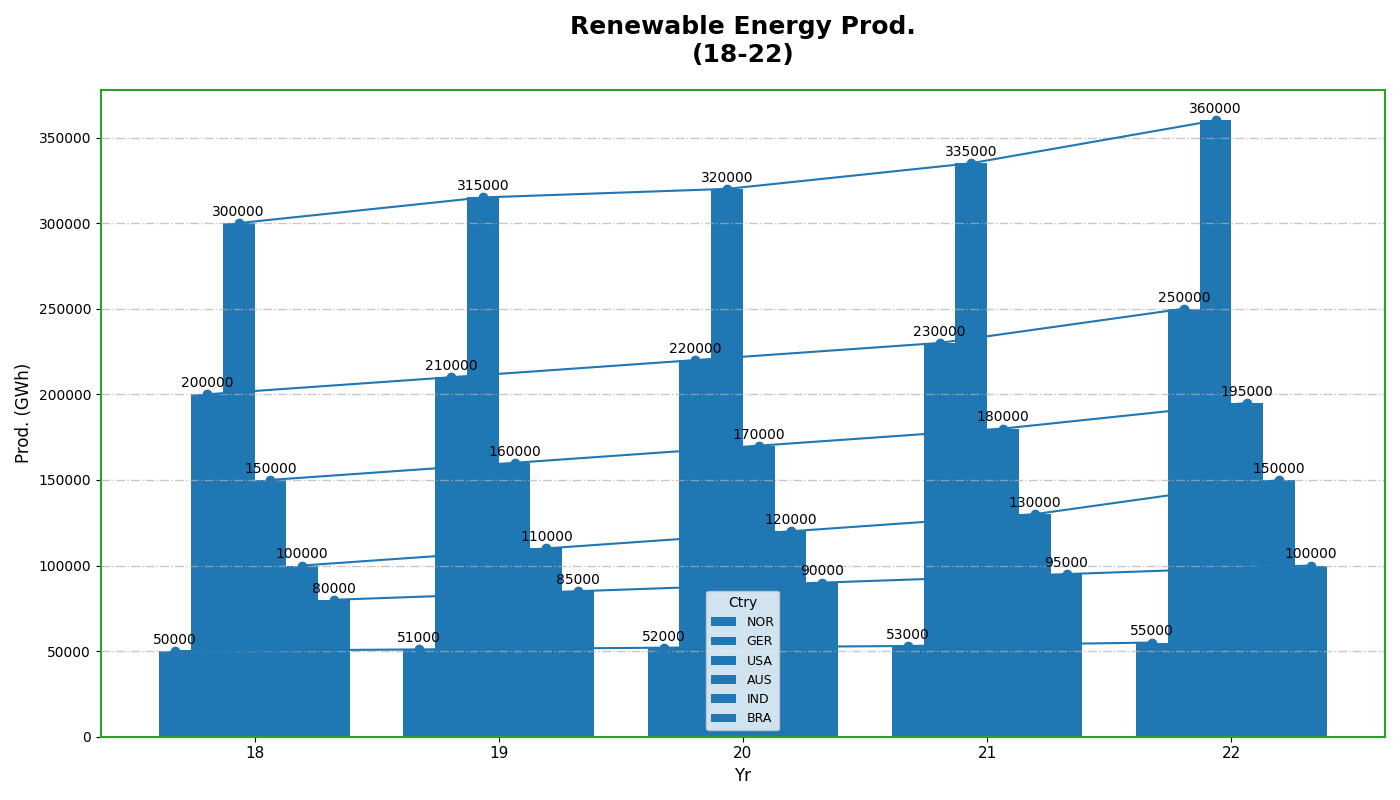

The Python source for this figure:
import matplotlib.pyplot as plt
import numpy as np

countries = ['NOR', 'GER', 'USA', 'AUS', 'IND', 'BRA']
years = ['18', '19', '20', '21', '22']

# Renewable energy production in Gigawatt-hours (GWh)
norway_production = [50000, 51000, 52000, 53000, 55000]
germany_production = [200000, 210000, 220000, 230000, 250000]
usa_production = [300000, 315000, 320000, 335000, 360000]
australia_production = [150000, 160000, 170000, 180000, 195000]
india_production = [100000, 110000, 120000, 130000, 150000]
brazil_production = [80000, 85000, 90000, 95000, 100000]

data = [norway_production, germany_production, usa_production, australia_production, india_production, brazil_production]

fig, ax = plt.subplots(figsize=(14, 8))
width = 0.13
x = np.arange(len(years))

# Single consistent color for all data groups
single_color = '#1f77b4'

# Plot each country's data with a consistent color
for i, country_data in enumerate(data):
    rects = ax.bar(x + i * width, country_data, width, label=countries[i], color=single_color)
    for rect in rects:
        height = rect.get_height()
        ax.annotate(f'{height}', xy=(rect.get_x() + rect.get_width() / 2, height),
                    xytext=(0, 3), textcoords="offset points", ha='center', va='bottom', fontsize=10, color='black')

ax.set_xlabel('Yr', fontsize=12)
ax.set_ylabel('Prod. (GWh)', fontsize=12)
ax.set_title('Renewable Energy Prod.\n(18-22)', fontsize=18, fontweight='bold', pad=20)
ax.set_xticks(x + width * 2.5)
ax.set_xticklabels(years, fontsize=11)
ax.legend(title="Ctry", fontsize=9, loc='lower center')

ax.yaxis.grid(True, linestyle='-.', linewidth=1.0, alpha=0.7)
for spine in ax.spines.values():
    spine.set_edgecolor('#2ca02c')
    spine.set_linewidth(1.5)

# Removing multiple colors/lines, using the same color and markers
marker_style = 'o'
linestyle = '-'

for i, country_data in enumerate(data):
    ax.plot(x + i * width, country_data, marker=marker_style, linestyle=linestyle, color=single_color)

plt.tight_layout()
plt.show()
